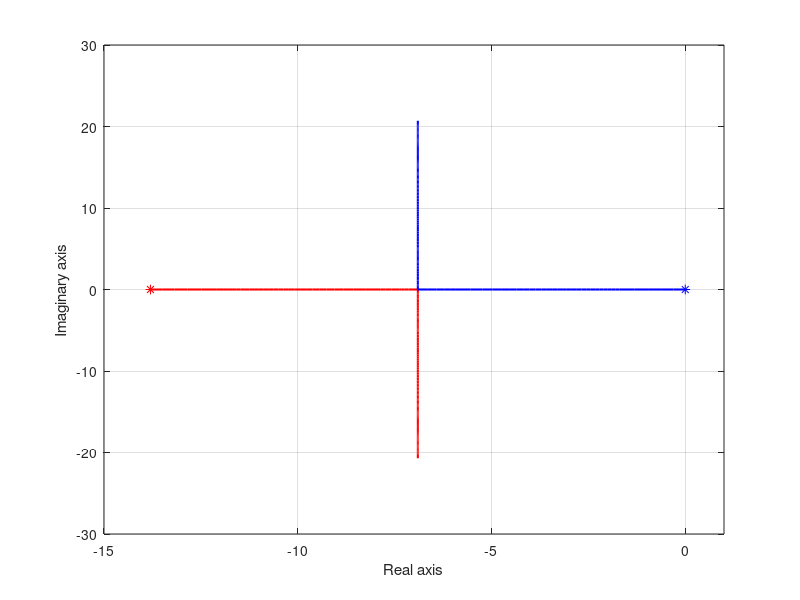

Reproduce this figure in MATLAB.
%% Control design

clear ; close all ; clc

s = tf('s');

% Parameters (identification)
Kg = 0.44198;
tau = 0.072455;

% Speed first order transfer function
Pvel = Kg/(tau*s+1);

% Position second order transfer function
Ppos = 1/s*Pvel;

%% Rootlocus
% Proportional controller.

[R,K] = rlocus(Ppos);

figure
set(gcf,'Units','centimeters','Position',[0 0 10 5])
hold on ; grid on ; box on
set(gca,'xlim',[-15 1])
plot(R(1,:),'r','linewidth',1.5)
plot(real(R(1,1)),imag(R(1,1)),'r*','markersize',7)
plot(R(2,:),'b','linewidth',1.5)
plot(real(R(2,1)),imag(R(2,1)),'b*','markersize',7)

xlabel('Real axis')
ylabel('Imaginary axis')

print(gcf,'-dpng','illustrationsCode/modelRlocus.png')

